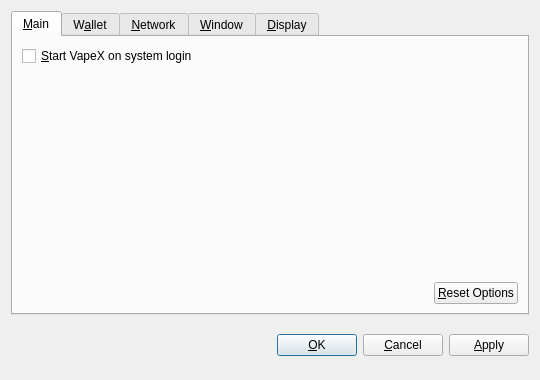
<?xml version="1.0" encoding="UTF-8"?>
<ui version="4.0">
 <class>OptionsDialog</class>
 <widget class="QDialog" name="OptionsDialog">
  <property name="geometry">
   <rect>
    <x>0</x>
    <y>0</y>
    <width>540</width>
    <height>380</height>
   </rect>
  </property>
  <property name="windowTitle">
   <string>Options</string>
  </property>
  <property name="modal">
   <bool>true</bool>
  </property>
  <layout class="QVBoxLayout" name="verticalLayout">
   <item>
    <widget class="QTabWidget" name="tabWidget">
     <property name="tabPosition">
      <enum>QTabWidget::North</enum>
     </property>
     <property name="currentIndex">
      <number>0</number>
     </property>
     <widget class="QWidget" name="tabMain">
      <attribute name="title">
       <string>&amp;Main</string>
      </attribute>
      <layout class="QVBoxLayout" name="verticalLayout_Main">
       <item>
        <widget class="QCheckBox" name="bitcoinAtStartup">
         <property name="toolTip">
          <string>Automatically start VapeX after logging in to the system.</string>
         </property>
         <property name="text">
          <string>&amp;Start VapeX on system login</string>
         </property>
        </widget>
       </item>
       <item>
        <spacer name="verticalSpacer_Main">
         <property name="orientation">
          <enum>Qt::Vertical</enum>
         </property>
         <property name="sizeHint" stdset="0">
          <size>
           <width>20</width>
           <height>40</height>
          </size>
         </property>
        </spacer>
       </item>
       <item>
        <layout class="QHBoxLayout" name="horizontalLayout_2_Main">
         <item>
          <spacer name="horizontalSpacer_2_Main">
           <property name="orientation">
            <enum>Qt::Horizontal</enum>
           </property>
           <property name="sizeHint" stdset="0">
            <size>
             <width>40</width>
             <height>20</height>
            </size>
           </property>
          </spacer>
         </item>
         <item>
          <widget class="QPushButton" name="resetButton">
           <property name="toolTip">
            <string>Reset all client options to default.</string>
           </property>
           <property name="text">
            <string>&amp;Reset Options</string>
           </property>
           <property name="autoDefault">
            <bool>false</bool>
           </property>
          </widget>
         </item>
        </layout>
       </item>
      </layout>
     </widget>
     <widget class="QWidget" name="tabWallet">
      <attribute name="title">
       <string>W&amp;allet</string>
      </attribute>
      <layout class="QVBoxLayout" name="verticalLayout_Network">
       <item>
        <widget class="QLabel" name="transactionFeeInfoLabel">
         <property name="text">
          <string>Optional transaction fee per kB that helps make sure your transactions are processed quickly. Most transactions are 1 kB.</string>
         </property>
         <property name="textFormat">
          <enum>Qt::PlainText</enum>
         </property>
         <property name="wordWrap">
          <bool>true</bool>
         </property>
        </widget>
       </item>
       <item>
        <layout class="QHBoxLayout" name="horizontalLayout_1_Main">
         <item>
          <widget class="QLabel" name="transactionFeeLabel">
           <property name="text">
            <string>Pay transaction &amp;fee</string>
           </property>
           <property name="textFormat">
            <enum>Qt::PlainText</enum>
           </property>
           <property name="buddy">
            <cstring>transactionFee</cstring>
           </property>
          </widget>
         </item>
         <item>
          <widget class="BitcoinAmountField" name="transactionFee"/>
         </item>
         <item>
          <spacer name="horizontalSpacer_1_Main">
           <property name="orientation">
            <enum>Qt::Horizontal</enum>
           </property>
           <property name="sizeHint" stdset="0">
            <size>
             <width>40</width>
             <height>20</height>
            </size>
           </property>
          </spacer>
         </item>
        </layout>
       </item>
       <item>
        <widget class="QLabel" name="label">
         <property name="text">
          <string>If you disable the spending of unconfirmed change, the change from a transaction cannot be used until that transaction has at least one confirmation. This also affects how your balance is computed.</string>
         </property>
         <property name="wordWrap">
          <bool>true</bool>
         </property>
        </widget>
       </item>
       <item>
        <widget class="QCheckBox" name="spendZeroConfChange">
         <property name="text">
          <string>Spend unconfirmed change  (experts only)</string>
         </property>
        </widget>
       </item>
       <item>
        <spacer name="verticalSpacer">
         <property name="orientation">
          <enum>Qt::Vertical</enum>
         </property>
         <property name="sizeHint" stdset="0">
          <size>
           <width>20</width>
           <height>40</height>
          </size>
         </property>
        </spacer>
       </item>
      </layout>
     </widget>
     <widget class="QWidget" name="tabNetwork">
      <attribute name="title">
       <string>&amp;Network</string>
      </attribute>
      <layout class="QVBoxLayout" name="verticalLayout_Network">
       <item>
        <widget class="QCheckBox" name="mapPortUpnp">
         <property name="toolTip">
          <string>Automatically open the VapeX client port on the router. This only works when your router supports UPnP and it is enabled.</string>
         </property>
         <property name="text">
          <string>Map port using &amp;UPnP</string>
         </property>
        </widget>
       </item>
       <item>
        <widget class="QCheckBox" name="connectSocks">
         <property name="toolTip">
          <string>Connect to the VapeX network through a SOCKS proxy (e.g. when connecting through Tor).</string>
         </property>
         <property name="text">
          <string>&amp;Connect through SOCKS proxy:</string>
         </property>
        </widget>
       </item>
       <item>
        <layout class="QHBoxLayout" name="horizontalLayout_Network">
         <item>
          <widget class="QLabel" name="proxyIpLabel">
           <property name="text">
            <string>Proxy &amp;IP:</string>
           </property>
           <property name="textFormat">
            <enum>Qt::PlainText</enum>
           </property>
           <property name="buddy">
            <cstring>proxyIp</cstring>
           </property>
          </widget>
         </item>
         <item>
          <widget class="QValidatedLineEdit" name="proxyIp">
           <property name="maximumSize">
            <size>
             <width>140</width>
             <height>16777215</height>
            </size>
           </property>
           <property name="toolTip">
            <string>IP address of the proxy (e.g. 127.0.0.1)</string>
           </property>
          </widget>
         </item>
         <item>
          <widget class="QLabel" name="proxyPortLabel">
           <property name="text">
            <string>&amp;Port:</string>
           </property>
           <property name="textFormat">
            <enum>Qt::PlainText</enum>
           </property>
           <property name="buddy">
            <cstring>proxyPort</cstring>
           </property>
          </widget>
         </item>
         <item>
          <widget class="QLineEdit" name="proxyPort">
           <property name="maximumSize">
            <size>
             <width>55</width>
             <height>16777215</height>
            </size>
           </property>
           <property name="toolTip">
            <string>Port of the proxy (e.g. 9050)</string>
           </property>
          </widget>
         </item>
         <item>
          <widget class="QLabel" name="socksVersionLabel">
           <property name="text">
            <string>SOCKS &amp;Version:</string>
           </property>
           <property name="textFormat">
            <enum>Qt::PlainText</enum>
           </property>
           <property name="buddy">
            <cstring>socksVersion</cstring>
           </property>
          </widget>
         </item>
         <item>
          <widget class="QValueComboBox" name="socksVersion">
           <property name="toolTip">
            <string>SOCKS version of the proxy (e.g. 5)</string>
           </property>
          </widget>
         </item>
         <item>
          <spacer name="horizontalSpacer_Network">
           <property name="orientation">
            <enum>Qt::Horizontal</enum>
           </property>
           <property name="sizeHint" stdset="0">
            <size>
             <width>40</width>
             <height>20</height>
            </size>
           </property>
          </spacer>
         </item>
        </layout>
       </item>
       <item>
        <spacer name="verticalSpacer_Network">
         <property name="orientation">
          <enum>Qt::Vertical</enum>
         </property>
         <property name="sizeHint" stdset="0">
          <size>
           <width>20</width>
           <height>40</height>
          </size>
         </property>
        </spacer>
       </item>
      </layout>
     </widget>
     <widget class="QWidget" name="tabWindow">
      <attribute name="title">
       <string>&amp;Window</string>
      </attribute>
      <layout class="QVBoxLayout" name="verticalLayout_Window">
       <item>
        <widget class="QCheckBox" name="minimizeToTray">
         <property name="toolTip">
          <string>Show only a tray icon after minimizing the window.</string>
         </property>
         <property name="text">
          <string>&amp;Minimize to the tray instead of the taskbar</string>
         </property>
        </widget>
       </item>
       <item>
        <widget class="QCheckBox" name="minimizeOnClose">
         <property name="toolTip">
          <string>Minimize instead of exit the application when the window is closed. When this option is enabled, the application will be closed only after selecting Quit in the menu.</string>
         </property>
         <property name="text">
          <string>M&amp;inimize on close</string>
         </property>
        </widget>
       </item>
       <item>
        <spacer name="verticalSpacer_Window">
         <property name="orientation">
          <enum>Qt::Vertical</enum>
         </property>
         <property name="sizeHint" stdset="0">
          <size>
           <width>20</width>
           <height>40</height>
          </size>
         </property>
        </spacer>
       </item>
      </layout>
     </widget>
     <widget class="QWidget" name="tabDisplay">
      <attribute name="title">
       <string>&amp;Display</string>
      </attribute>
      <layout class="QVBoxLayout" name="verticalLayout_Display">
       <item>
        <layout class="QHBoxLayout" name="horizontalLayout_1_Display">
         <item>
          <widget class="QLabel" name="langLabel">
           <property name="text">
            <string>User Interface &amp;language:</string>
           </property>
           <property name="textFormat">
            <enum>Qt::PlainText</enum>
           </property>
           <property name="buddy">
            <cstring>lang</cstring>
           </property>
          </widget>
         </item>
         <item>
          <widget class="QValueComboBox" name="lang">
           <property name="toolTip">
            <string>The user interface language can be set here. This setting will take effect after restarting VapeX.</string>
           </property>
          </widget>
         </item>
        </layout>
       </item>
       <item>
        <layout class="QHBoxLayout" name="horizontalLayout_2_Display">
         <item>
          <widget class="QLabel" name="unitLabel">
           <property name="text">
            <string>&amp;Unit to show amounts in:</string>
           </property>
           <property name="textFormat">
            <enum>Qt::PlainText</enum>
           </property>
           <property name="buddy">
            <cstring>unit</cstring>
           </property>
          </widget>
         </item>
         <item>
          <widget class="QValueComboBox" name="unit">
           <property name="toolTip">
            <string>Choose the default subdivision unit to show in the interface and when sending coins.</string>
           </property>
          </widget>
         </item>
        </layout>
       </item>
       <item>
        <widget class="QCheckBox" name="displayAddresses">
         <property name="toolTip">
          <string>Whether to show VapeX addresses in the transaction list or not.</string>
         </property>
         <property name="text">
          <string>&amp;Display addresses in transaction list</string>
         </property>
        </widget>
       </item>
       <item>
        <widget class="QCheckBox" name="coinControlFeatures">
         <property name="toolTip">
          <string>Whether to show coin control features or not.</string>
         </property>
         <property name="text">
          <string>Display coin &amp;control features (experts only!)</string>
         </property>
        </widget>
       </item>
       <item>
        <spacer name="verticalSpacer_Display">
         <property name="orientation">
          <enum>Qt::Vertical</enum>
         </property>
         <property name="sizeHint" stdset="0">
          <size>
           <width>20</width>
           <height>40</height>
          </size>
         </property>
        </spacer>
       </item>
      </layout>
     </widget>
    </widget>
   </item>
   <item>
    <layout class="QHBoxLayout" name="horizontalLayout_Buttons">
     <item>
      <spacer name="horizontalSpacer_1">
       <property name="orientation">
        <enum>Qt::Horizontal</enum>
       </property>
       <property name="sizeHint" stdset="0">
        <size>
         <width>40</width>
         <height>48</height>
        </size>
       </property>
      </spacer>
     </item>
     <item>
      <widget class="QLabel" name="statusLabel">
       <property name="font">
        <font>
         <weight>75</weight>
         <bold>true</bold>
        </font>
       </property>
       <property name="text">
        <string/>
       </property>
       <property name="textFormat">
        <enum>Qt::PlainText</enum>
       </property>
       <property name="wordWrap">
        <bool>true</bool>
       </property>
      </widget>
     </item>
     <item>
      <spacer name="horizontalSpacer_2">
       <property name="orientation">
        <enum>Qt::Horizontal</enum>
       </property>
       <property name="sizeHint" stdset="0">
        <size>
         <width>40</width>
         <height>48</height>
        </size>
       </property>
      </spacer>
     </item>
     <item>
      <widget class="QPushButton" name="okButton">
       <property name="text">
        <string>&amp;OK</string>
       </property>
      </widget>
     </item>
     <item>
      <widget class="QPushButton" name="cancelButton">
       <property name="text">
        <string>&amp;Cancel</string>
       </property>
       <property name="autoDefault">
        <bool>false</bool>
       </property>
      </widget>
     </item>
     <item>
      <widget class="QPushButton" name="applyButton">
       <property name="text">
        <string>&amp;Apply</string>
       </property>
       <property name="autoDefault">
        <bool>false</bool>
       </property>
      </widget>
     </item>
    </layout>
   </item>
  </layout>
 </widget>
 <customwidgets>
  <customwidget>
   <class>BitcoinAmountField</class>
   <extends>QSpinBox</extends>
   <header>bitcoinamountfield.h</header>
  </customwidget>
  <customwidget>
   <class>QValueComboBox</class>
   <extends>QComboBox</extends>
   <header>qvaluecombobox.h</header>
  </customwidget>
  <customwidget>
   <class>QValidatedLineEdit</class>
   <extends>QLineEdit</extends>
   <header>qvalidatedlineedit.h</header>
  </customwidget>
 </customwidgets>
 <resources/>
 <connections/>
</ui>
